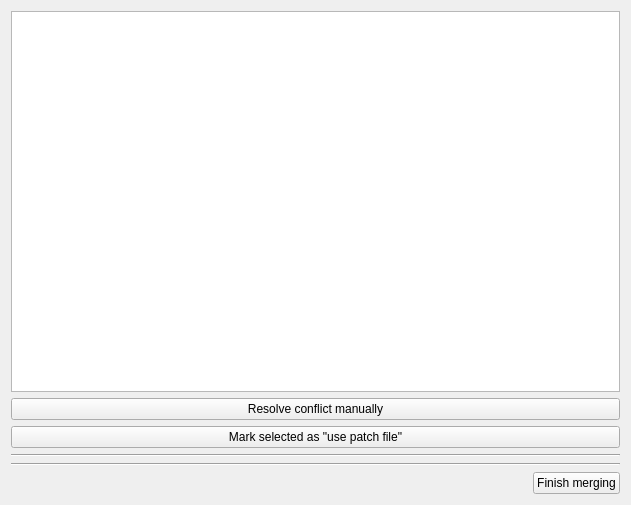
<?xml version="1.0" encoding="UTF-8"?>
<ui version="4.0">
 <class>Form</class>
 <widget class="QWidget" name="Form">
  <property name="windowModality">
   <enum>Qt::ApplicationModal</enum>
  </property>
  <property name="geometry">
   <rect>
    <x>0</x>
    <y>0</y>
    <width>631</width>
    <height>505</height>
   </rect>
  </property>
  <property name="windowTitle">
   <string>Patch Merging - Eidolist</string>
  </property>
  <layout class="QVBoxLayout" name="verticalLayout">
   <item>
    <widget class="QListView" name="fileView"/>
   </item>
   <item>
    <widget class="QPushButton" name="resolveButton">
     <property name="text">
      <string>Resolve conflict manually</string>
     </property>
    </widget>
   </item>
   <item>
    <widget class="QPushButton" name="autoResolveButton">
     <property name="text">
      <string>Mark selected as &quot;use patch file&quot;</string>
     </property>
    </widget>
   </item>
   <item>
    <widget class="Line" name="line_2">
     <property name="orientation">
      <enum>Qt::Horizontal</enum>
     </property>
    </widget>
   </item>
   <item>
    <widget class="Line" name="line">
     <property name="orientation">
      <enum>Qt::Horizontal</enum>
     </property>
    </widget>
   </item>
   <item>
    <layout class="QHBoxLayout" name="horizontalLayout">
     <item>
      <spacer name="horizontalSpacer">
       <property name="orientation">
        <enum>Qt::Horizontal</enum>
       </property>
       <property name="sizeHint" stdset="0">
        <size>
         <width>40</width>
         <height>20</height>
        </size>
       </property>
      </spacer>
     </item>
     <item>
      <widget class="QPushButton" name="finishButton">
       <property name="maximumSize">
        <size>
         <width>150</width>
         <height>16777215</height>
        </size>
       </property>
       <property name="text">
        <string>Finish merging</string>
       </property>
      </widget>
     </item>
    </layout>
   </item>
  </layout>
 </widget>
 <resources/>
 <connections/>
</ui>
